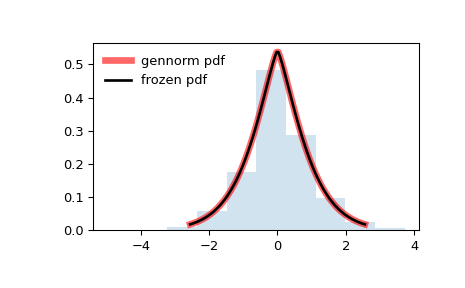

Source code (Python):
from scipy.stats import gennorm
import matplotlib.pyplot as plt
fig, ax = plt.subplots(1, 1)

# Calculate the first four moments:

beta = 1.3
mean, var, skew, kurt = gennorm.stats(beta, moments='mvsk')

# Display the probability density function (``pdf``):

x = np.linspace(gennorm.ppf(0.01, beta),
                gennorm.ppf(0.99, beta), 100)
ax.plot(x, gennorm.pdf(x, beta),
       'r-', lw=5, alpha=0.6, label='gennorm pdf')

# Alternatively, the distribution object can be called (as a function)
# to fix the shape, location and scale parameters. This returns a "frozen"
# RV object holding the given parameters fixed.

# Freeze the distribution and display the frozen ``pdf``:

rv = gennorm(beta)
ax.plot(x, rv.pdf(x), 'k-', lw=2, label='frozen pdf')

# Check accuracy of ``cdf`` and ``ppf``:

vals = gennorm.ppf([0.001, 0.5, 0.999], beta)
np.allclose([0.001, 0.5, 0.999], gennorm.cdf(vals, beta))
# True

# Generate random numbers:

r = gennorm.rvs(beta, size=1000)

# And compare the histogram:

ax.hist(r, density=True, histtype='stepfilled', alpha=0.2)
ax.legend(loc='best', frameon=False)
plt.show()
